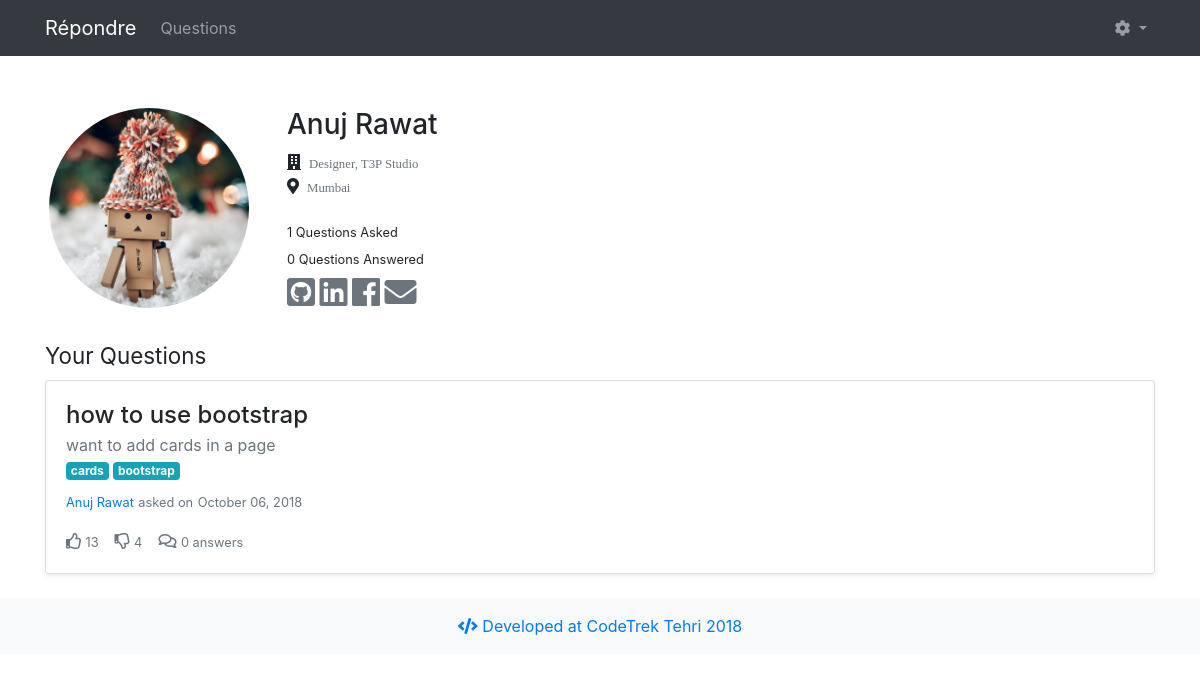
The page /profile.php (signed in) on the database its author committed.
### tables this page shows
CREATE TABLE `user` (
  `UID` int(11) NOT NULL,
  `first_name` varchar(50) NOT NULL,
  `last_name` varchar(50) NOT NULL,
  `email` varchar(50) NOT NULL,
  `password` varchar(50) NOT NULL,
  `position` text NOT NULL,
  `location` varchar(50) NOT NULL
);

CREATE TABLE `questions` (
  `qid` int(11) NOT NULL,
  `title` text NOT NULL,
  `description` text NOT NULL,
  `links` varchar(100) NOT NULL,
  `author` varchar(50) NOT NULL,
  `q_date` date NOT NULL,
  `likes` int(11) NOT NULL DEFAULT '0',
  `dislikes` int(11) NOT NULL DEFAULT '0',
  `comments` int(11) NOT NULL
);

### profile.php (the view, shortened to what this page needs)
<?php
if (!empty($_SESSION["name"])) {
	$user_name = $_SESSION["name"];
	$UID = $_SESSION["UID"];
	$con = new mysqli('localhost', 'root', '', 'quean');
	$sql="SELECT * FROM user WHERE UID='$UID'";
	$result = $con->query($sql);
	$user = $result->fetch_assoc();
	$sql_que = "SELECT * FROM questions WHERE author = '$user_name'";
	$questions = $con->query($sql_que);
	$questions_count=mysqli_num_rows($questions);
	$sql_ans = "SELECT * FROM answers WHERE author = '$user_name'";
	$answers = $con->query($sql_ans);
	$answer_count=mysqli_num_rows($answers);
}
?>
<!DOCTYPE html>
<html>
<head>
  <link rel="stylesheet" href="https://maxcdn.bootstrapcdn.com/bootstrap/4.1.3/css/bootstrap.min.css">
  <link rel="stylesheet" href="https://use.fontawesome.com/releases/v5.3.1/css/all.css">
</head>
<body>
	<nav class="navbar sticky-top navbar-expand-lg navbar-dark bg-dark">
		<div class="container">
			<a class="navbar-brand" href="index.php">Répondre</a>
			<div class="collapse navbar-collapse" id="navbarSupportedContent">
				<ul class="navbar-nav mr-auto">
					<li class="nav-item">
						<a href="index.php" class="nav-link">Questions</a>
					</li>
				</ul>
				<ul class="navbar-nav">
					<li class="nav-item dropdown">
						<a class="nav-link dropdown-toggle" href="#" id="navbarDropdown" role="button" data-toggle="dropdown" aria-haspopup="true"
						 aria-expanded="false">
							<i class="fa fa-cog"></i>
						</a>
					</li>
				</ul>
			</div>
		</div>
	</nav>
	<div class="container mt-5">
		<div class="row">
			<div class="m-1 col-sm-auto" >
				<?php
				echo '<img src="images/'.$user["first_name"]."-".$user["last_name"].'.jpg" class="rounded-circle" alt="'.$user_name.'" width="200" height="200">';
				?>
			</div>
			<div class="m-1 col-sm-auto">
				<h3><?php echo $user_name;?></h3>
				<i class="fa fa-building">
					<small class="m-1 text-secondary"><?php echo $user['position'];?></small>
				</i><br>
				<i class="fas fa-map-marker-alt">
					<small class="m-1 text-secondary"> <?php echo $user['location'];?></small>
				</i><br><br>
				<h6>
					<small>
						<?php echo $questions_count;?> Questions Asked
					</small>
				</h6>
				<h6>
					<small>
						<?php echo $answer_count;?> Questions Answered
					</small><br>
				</h6>
				<a href="#"><i class="text-secondary fab fa-github-square fa-2x"> </i></a>
				<a href="#"><i class="text-secondary fab fa-linkedin fa-2x"> </i></a>
				<a href="#"><i class="text-secondary fab fa-facebook fa-2x"> </i></a>
				<a href="#"><i class="text-secondary fas fa-envelope fa-2x"> </i></a>
			</div>
		</div><br>
		<h3><small>Your Questions</small></h3>
		<?php
if ($questions->num_rows > 0) {
	while($question = $questions->fetch_assoc()) {?>
		<div class="card mb-4 shadow-sm">
			<div class="card-body">
				<h4 class="card-title mb-1">
					<?php echo'<a class="text-body" href="answers.php?question_title='. $question["title"] .'">'?>
						<?php echo $question["title"];?>
					</a>
				</h4>
				<p class="text-secondary mb-0">
				<?php echo $question["description"];?>
				</p>
				<div class="mb-2">
					<?php
					if ($question["links"] !='') {
						$links = explode(',', $question["links"]);
						for ($i=0; $i < sizeof($links); $i++) {
							echo ' <a href="link_search.php?tag='. $links["$i"] .'" class="badge badge-info"> ' . $links["$i"] . '</a>';
						}
					}
					?>
					</div>
					<a href="#" class="card-link"><small><?php echo  $question["author"];?></small></a>
					<small class="text-secondary">asked on</small>
					<small class="text-secondary">
					<?php
					$date = $question["q_date"];
					$date = date('F d, Y', strtotime($date));
					echo $date;
					?>
					</small>
				<div class="d-flex text-secondary">
					<div class="mr-3">
						<i class="far fa-thumbs-up"></i>
						<small><?php echo $question["likes"];?></small>
					</div>
					<div class="mr-3">
						<i class="far fa-thumbs-down"></i>
						<small><?php echo $question["dislikes"];?></small>
					</div>
					<div class="mr-3">
						<i class="far fa-comments"></i>
						<a href="answers.html" class="text-secondary"><small><?php echo $question["comments"];?> answers</small></a>
					</div>
				</div>
			</div>
		</div>
	<?php }
}
else {
	echo "<h4>No questions are asked</h4>";
}
?>
	</div>
	<footer class="bg-light py-3 text-center mt-1">
		<span class="text-primary"><i class="fas fa-code"></i> Developed at CodeTrek Tehri 2018</span>
	</footer>
</body>
</html>

### rows shown on the page
user: first_name+last_name (picture), position "Designer, T3P Studio", location "Mumbai"
questions: title "how to use bootstrap", description "want to add cards in a page", links "cards", links "bootstrap", author "Anuj Rawat", q_date "October 06, 2018", likes "13", dislikes "4", comments "0"

### other values the page prints
$user_name "Anuj Rawat"
$questions_count "1"
$answer_count "0"
